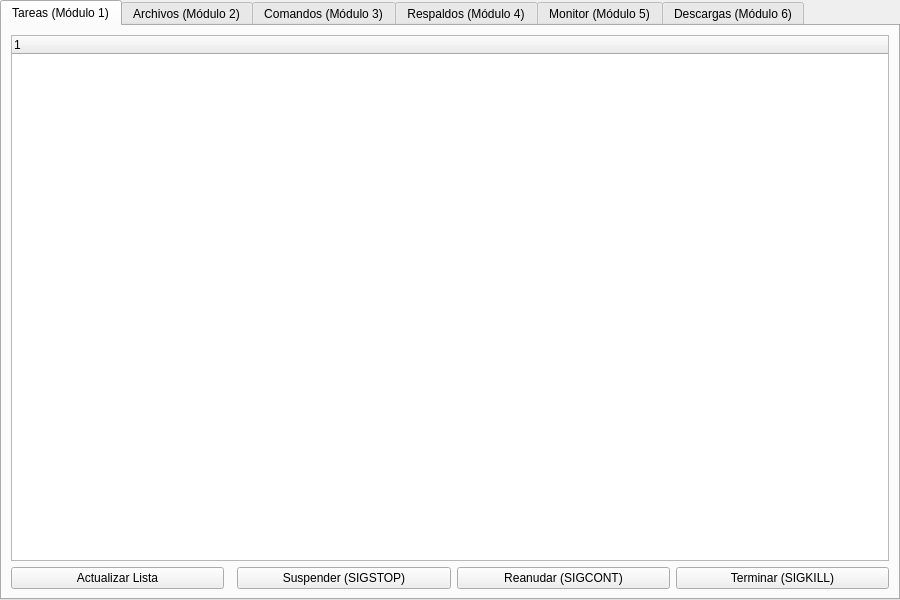
<?xml version="1.0" encoding="UTF-8"?>
<ui version="4.0">
 <class>MainWindow</class>
 <widget class="QMainWindow" name="MainWindow">
  <property name="geometry">
   <rect>
    <x>0</x>
    <y>0</y>
    <width>900</width>
    <height>600</height>
   </rect>
  </property>
  <property name="windowTitle">
   <string>Linux System Controller - C/Qt Admin</string>
  </property>
  <widget class="QWidget" name="centralwidget">
   <layout class="QVBoxLayout" name="verticalLayout">
    <property name="spacing">
     <number>0</number>
    </property>
    <property name="leftMargin">
     <number>0</number>
    </property>
    <property name="topMargin">
     <number>0</number>
    </property>
    <property name="rightMargin">
     <number>0</number>
    </property>
    <property name="bottomMargin">
     <number>0</number>
    </property>
    <item>
     <widget class="QTabWidget" name="mainTabWidget">
      <property name="currentIndex">
       <number>0</number>
      </property>
      
      <!-- MÓDULO 1: TAREAS -->
      <widget class="QWidget" name="tabTasks">
       <attribute name="title">
        <string>Tareas (Módulo 1)</string>
       </attribute>
       <layout class="QVBoxLayout" name="layoutTasks">
        <item>
         <widget class="QTreeWidget" name="processTreeWidget"/>
        </item>
        <item>
         <layout class="QHBoxLayout" name="layoutTasksButtons">
          <item>
           <widget class="QPushButton" name="btnRefresh">
            <property name="text">
             <string>Actualizar Lista</string>
            </property>
           </widget>
          </item>
          <item>
           <spacer name="spacerTasks">
            <property name="orientation">
             <enum>Qt::Horizontal</enum>
            </property>
           </spacer>
          </item>
          <item>
           <widget class="QPushButton" name="btnStop">
            <property name="text">
             <string>Suspender (SIGSTOP)</string>
            </property>
           </widget>
          </item>
          <item>
           <widget class="QPushButton" name="btnCont">
            <property name="text">
             <string>Reanudar (SIGCONT)</string>
            </property>
           </widget>
          </item>
          <item>
           <widget class="QPushButton" name="btnKill">
            <property name="text">
             <string>Terminar (SIGKILL)</string>
            </property>
           </widget>
          </item>
         </layout>
        </item>
       </layout>
      </widget>

      <!-- MÓDULO 2: ARCHIVOS -->
      <widget class="QWidget" name="tabFiles">
       <attribute name="title">
        <string>Archivos (Módulo 2)</string>
       </attribute>
       <layout class="QHBoxLayout" name="layoutFilesMain">
        <!-- Panel Izquierdo: Explorador -->
        <item>
         <layout class="QVBoxLayout" name="layoutFilesLeft">
          <item>
           <widget class="QLabel" name="lblCurrentPath">
            <property name="text">
             <string>Ruta Actual:</string>
            </property>
           </widget>
          </item>
          <item>
           <widget class="QLineEdit" name="txtCurrentPath">
            <property name="text">
             <string>/</string>
            </property>
           </widget>
          </item>
          <item>
           <widget class="QTreeWidget" name="fileTreeWidget"/>
          </item>
         </layout>
        </item>
        <!-- Panel Derecho: Buscador -->
        <item>
         <layout class="QVBoxLayout" name="layoutFilesRight">
          <item>
           <widget class="QLabel" name="lblSearch">
            <property name="text">
             <string>Búsqueda Recursiva Asíncrona:</string>
            </property>
           </widget>
          </item>
          <item>
           <layout class="QHBoxLayout" name="layoutSearchInput">
            <item>
             <widget class="QLineEdit" name="txtSearchFile">
              <property name="placeholderText">
               <string>Nombre del archivo a buscar...</string>
              </property>
             </widget>
            </item>
            <item>
             <widget class="QPushButton" name="btnSearchFile">
              <property name="text">
               <string>Buscar</string>
              </property>
             </widget>
            </item>
           </layout>
          </item>
          <item>
           <widget class="QProgressBar" name="searchProgressBar">
            <property name="visible">
             <bool>false</bool>
            </property>
           </widget>
          </item>
          <item>
           <widget class="QListWidget" name="lstSearchResults"/>
          </item>
         </layout>
        </item>
       </layout>
      </widget>

      <!-- MÓDULO 3: CONSOLA DE COMANDOS -->
      <widget class="QWidget" name="tabCommands">
       <attribute name="title">
        <string>Comandos (Módulo 3)</string>
       </attribute>
       <layout class="QVBoxLayout" name="layoutCommands">
        <item>
         <widget class="QPlainTextEdit" name="txtConsoleOutput">
          <property name="readOnly">
           <bool>true</bool>
          </property>
          <property name="styleSheet">
           <string notr="true">background-color: #000000; color: #00FF00; font-family: 'Monospace', 'Courier New';</string>
          </property>
         </widget>
        </item>
        <item>
         <layout class="QHBoxLayout" name="layoutCommandInput">
          <item>
           <widget class="QLineEdit" name="txtCommandInput">
            <property name="placeholderText">
             <string>Escribe un comando (ej: ping -c 4 google.com, ls -la)...</string>
            </property>
           </widget>
          </item>
          <item>
           <widget class="QPushButton" name="btnSendCommand">
            <property name="text">
             <string>Ejecutar</string>
            </property>
           </widget>
          </item>
          <item>
           <widget class="QPushButton" name="btnTerminateCommand">
            <property name="text">
             <string>Detener</string>
            </property>
           </widget>
          </item>
         </layout>
        </item>
       </layout>
      </widget>

      <!-- MÓDULO 4: GESTOR DE RESPALDOS -->
      <widget class="QWidget" name="tabBackups">
       <attribute name="title">
        <string>Respaldos (Módulo 4)</string>
       </attribute>
       <layout class="QVBoxLayout" name="layoutBackups">
        <item>
         <layout class="QFormLayout" name="formLayoutBackups">
          <property name="verticalSpacing">
           <number>12</number>
          </property>
          <item row="0" column="0">
           <widget class="QLabel" name="lblSrcDir">
            <property name="text">
             <string>Directorio Origen a respaldar:</string>
            </property>
           </widget>
          </item>
          <item row="0" column="1">
           <widget class="QLineEdit" name="txtSrcDir">
            <property name="text">
             <string>/home/Dieguito/pruebaQT</string>
            </property>
           </widget>
          </item>
          <item row="1" column="0">
           <widget class="QLabel" name="lblDestDir">
            <property name="text">
             <string>Directorio Destino (Donde se guardará):</string>
            </property>
           </widget>
          </item>
          <item row="1" column="1">
           <widget class="QLineEdit" name="txtDestDir">
            <property name="text">
             <string>/home/Dieguito</string>
            </property>
           </widget>
          </item>
          <item row="2" column="0">
           <widget class="QLabel" name="lblBackupName">
            <property name="text">
             <string>Nombre del Archivo Final (.tar.gz):</string>
            </property>
           </widget>
          </item>
          <item row="2" column="1">
           <widget class="QLineEdit" name="txtBackupName">
            <property name="placeholderText">
             <string>respaldo_proyecto_final</string>
            </property>
           </widget>
          </item>
         </layout>
        </item>
        <item>
         <spacer name="spacerBackups">
          <property name="orientation">
           <enum>Qt::Vertical</enum>
          </property>
          <property name="sizeType">
           <enum>QSizePolicy::Fixed</enum>
          </property>
          <property name="sizeHint" stdset="0">
           <size>
            <width>20</width>
            <height>10</height>
           </size>
          </property>
         </spacer>
        </item>
        <item>
         <widget class="QPushButton" name="btnCreateBackup">
          <property name="text">
           <string>Generar Respaldo Tarball (.tar.gz)</string>
          </property>
         </widget>
        </item>
        <item>
         <widget class="QProgressBar" name="backupProgressBar">
          <property name="value">
           <number>0</number>
          </property>
          <property name="visible">
           <bool>false</bool>
          </property>
         </widget>
        </item>
        <item>
         <widget class="QTextEdit" name="txtBackupLog">
          <property name="readOnly">
           <bool>true</bool>
          </property>
          <property name="placeholderText">
           <string>Historial de operaciones de respaldo...</string>
          </property>
         </widget>
        </item>
       </layout>
      </widget>

      <!-- MÓDULO 5: MONITOR DE RECURSOS -->
      <widget class="QWidget" name="tabSystemMonitor">
       <attribute name="title">
        <string>Monitor (Módulo 5)</string>
       </attribute>
       <layout class="QVBoxLayout" name="layoutMonitor">
        <property name="spacing">
         <number>15</number>
        </property>
        <item>
         <widget class="QGroupBox" name="groupRAM">
          <property name="title">
           <string>Memoria RAM Dinámica</string>
          </property>
          <layout class="QVBoxLayout" name="layoutRAM">
           <item>
            <widget class="QProgressBar" name="barRAM">
             <property name="value">
              <number>0</number>
             </property>
             <property name="format">
              <string>%v MB / %m MB (%p%)</string>
             </property>
            </widget>
           </item>
           <item>
            <widget class="QLabel" name="lblRAMDetails">
             <property name="text">
              <string>Memoria Libre: Calculando...</string>
             </property>
            </widget>
           </item>
          </layout>
         </widget>
        </item>
        <item>
         <widget class="QGroupBox" name="groupCPU">
          <property name="title">
           <string>Carga del Sistema (Load Average)</string>
          </property>
          <layout class="QFormLayout" name="layoutCPU">
           <item row="0" column="0">
            <widget class="QLabel" name="lblLoad1">
             <property name="text">
              <string>Último minuto:</string>
             </property>
            </widget>
           </item>
           <item row="0" column="1">
            <widget class="QLabel" name="valLoad1">
             <property name="text">
              <string>0.00</string>
             </property>
            </widget>
           </item>
           <item row="1" column="0">
            <widget class="QLabel" name="lblLoad5">
             <property name="text">
              <string>Últimos 5 minutos:</string>
             </property>
            </widget>
           </item>
           <item row="1" column="1">
            <widget class="QLabel" name="valLoad5">
             <property name="text">
              <string>0.00</string>
             </property>
            </widget>
           </item>
          </layout>
         </widget>
        </item>
        <item>
         <widget class="QGroupBox" name="groupUptime">
          <property name="title">
           <string>Estadísticas de Actividad</string>
          </property>
          <layout class="QHBoxLayout" name="layoutUptime">
           <item>
            <widget class="QLabel" name="lblUptimeText">
             <property name="text">
              <string>Tiempo encendido desde el último arranque:</string>
             </property>
            </widget>
           </item>
           <item>
            <widget class="QLabel" name="valUptime">
             <property name="text">
              <string>00:00:00</string>
             </property>
             <property name="font">
              <font>
               <bold>true</bold>
              </font>
             </property>
            </widget>
           </item>
          </layout>
         </widget>
        </item>
        <item>
         <spacer name="spacerMonitor">
          <property name="orientation">
           <enum>Qt::Vertical</enum>
          </property>
         </spacer>
        </item>
       </layout>
      </widget>

    <!-- Pestaña restante en blanco (Placeholders) -->
      <widget class="QWidget" name="tabDownloads"><attribute name="title"><string>Descargas (Módulo 6)</string></attribute></widget>
     </widget>
    </item>
   </layout>
  </widget>
 </widget>
 <resources/>
 <connections/>
</ui>
